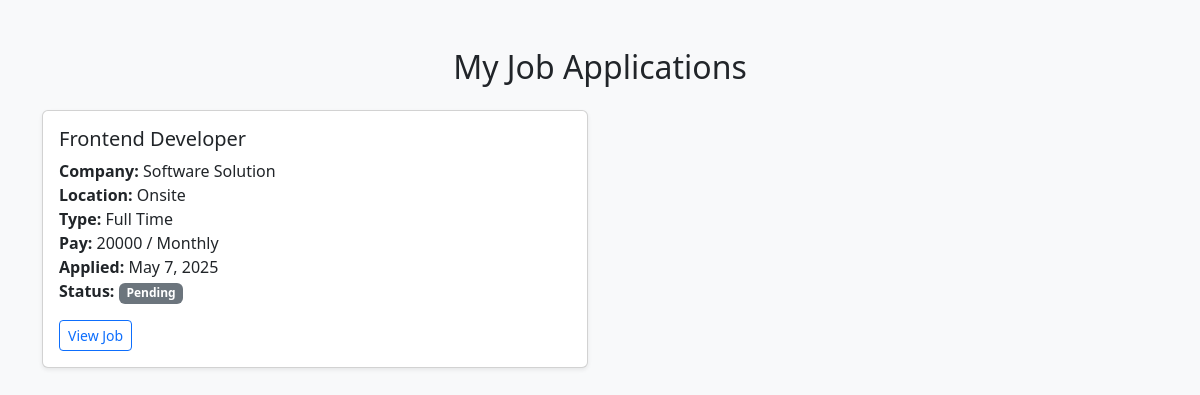
The app's page /job/my-applications/ (signed in) with its own data.
### job/models.py (models this page shows, shortened)
class JobApplication(models.Model):
    job = models.ForeignKey(Job, on_delete=models.CASCADE)
    user = models.ForeignKey(User, on_delete=models.CASCADE)
    applied_at = models.DateTimeField(auto_now_add=True)
    status = models.CharField(default="Pending", max_length=50)

class Job(models.Model):
    user = models.ForeignKey(Company, on_delete=models.CASCADE)
    company_name = models.CharField(max_length=100, blank=True)  # NEW FIELD
    title = models.CharField(max_length=100)
    date_time_posted = models.DateTimeField(auto_now_add=True)
    date_posted = models.DateTimeField(auto_now=True)
    pay = models.PositiveIntegerField()
    pay_mode = models.CharField(
        max_length=30,
        choices=[
            ('Daily', 'Daily'),
            ('Weekly', 'Weekly'),
            ('Monthly', 'Monthly')
        ]
    )
    job_type = models.CharField(
        max_length=30,
        choices=[
            ('Full Time', 'Full Time'),
            ('Part Time', 'Part Time')
        ]
    )
    job_location = models.CharField(
        max_length=30,
        choices=[
            ('Remote', 'Remote'),
            ('Hybrid', 'Hybrid'),
            ('Onsite', 'Onsite')
        ]
    )
    job_cat = models.CharField(
        max_length=20,
        choices=[
            ('Permanent', 'Permanent'),
            ('Contract', 'Contract')
        ]
    )
    expiry_date = models.DateField(null=True)
    house_per_week = models.PositiveIntegerField()
    job_description = models.TextField()

### company/models.py (models this page shows)
class Company(models.Model):
    user = models.OneToOneField(user_model, on_delete=models.CASCADE)
    name = models.CharField(max_length=100)
    state = models.CharField(
        max_length=100,
        choices=[
            ('Dhaka', 'Dhaka'),
            ('Rajshahi', 'Rajshahi'),
        ]
    )
    country = models.CharField(
        max_length=100,
        choices=[
            ('Bangladesh', 'Bangladesh'),
        ]
    )
    primary_industry = models.CharField(
        max_length= 100,
        choices=[
            ('Software', 'Software'),
            ('Finance', 'Finance'),
            ('Medicine', 'Medicine'),
            ('Education', 'Education')
        ]
    )
    phone_number = models.CharField(max_length=20)
    email_address = models.EmailField(max_length=255)
    company_size = models.CharField(
        max_length=20,
        choices=[
            ('1 - 15', '1 - 15'),
            ('15 - 40', '15 - 40'),
            ('40 - 70', '40 - 70'),
            ('70 - 200', '70 - 200'),
        ]
    )
    founded_in = models.PositiveIntegerField()
    linkedin = models.URLField()
    twitter = models.URLField()
    website = models.URLField()
    about_company = models.TextField()

### job/views.py (the view)
# urls.py: path('my-applications/', application_status, name='application_status'),
@login_required
def application_status(request):
    applications = JobApplication.objects.filter(user=request.user).select_related('job')
    context = {'applications': applications}
    return render(request, 'job/application_status.html', context)

### templates/job/application_status.html (shortened to what this page needs)
{% load static %}
<html lang="en">
<head>
    <link href="https://cdn.jsdelivr.net/npm/bootstrap@5.3.0/dist/css/bootstrap.min.css" rel="stylesheet">
</head>
<body class="bg-light">
<div class="container py-5">
    <h2 class="mb-4 text-center">My Job Applications</h2>
    {% if applications %}
        <div class="row">
            {% for app in applications %}
                <div class="col-md-6 mb-4">
                    <div class="card shadow-sm">
                        <div class="card-body">
                            <h5 class="card-title">{{ app.job.title }}</h5>
                            <p class="card-text">
                                <strong>Company:</strong> {{ app.job.user.name }}<br>
                                <strong>Location:</strong> {{ app.job.job_location }}<br>
                                <strong>Type:</strong> {{ app.job.job_type }}<br>
                                <strong>Pay:</strong> {{ app.job.pay }} / {{ app.job.pay_mode }}<br>
                                <strong>Applied:</strong> {{ app.applied_at|date:"F j, Y" }}<br>
                                <strong>Status:</strong>
                                <span class="badge
                                    {% if app.status == 'Accepted' %}bg-success
                                    {% elif app.status == 'Rejected' %}bg-danger
                                    {% else %}bg-secondary{% endif %}">
                                    {{ app.status }}
                                </span>
                            </p>
                            <a href="{% url 'job_details' app.job.pk %}" class="btn btn-outline-primary btn-sm">View Job</a>
                        </div>
                    </div>
                </div>
            {% endfor %}
        </div>
    {% else %}
        <div class="alert alert-info text-center">
            You haven’t applied for any jobs yet.
        </div>
    {% endif %}
</div>
</body>
</html>

### records on screen
JobApplication: job "Frontend Developer", job.user.name "Software Solution", job.job_location "Onsite", job.job_type "Full Time", job.pay "20000", job.pay_mode "Monthly", applied_at "May 7, 2025", status "Pending"
